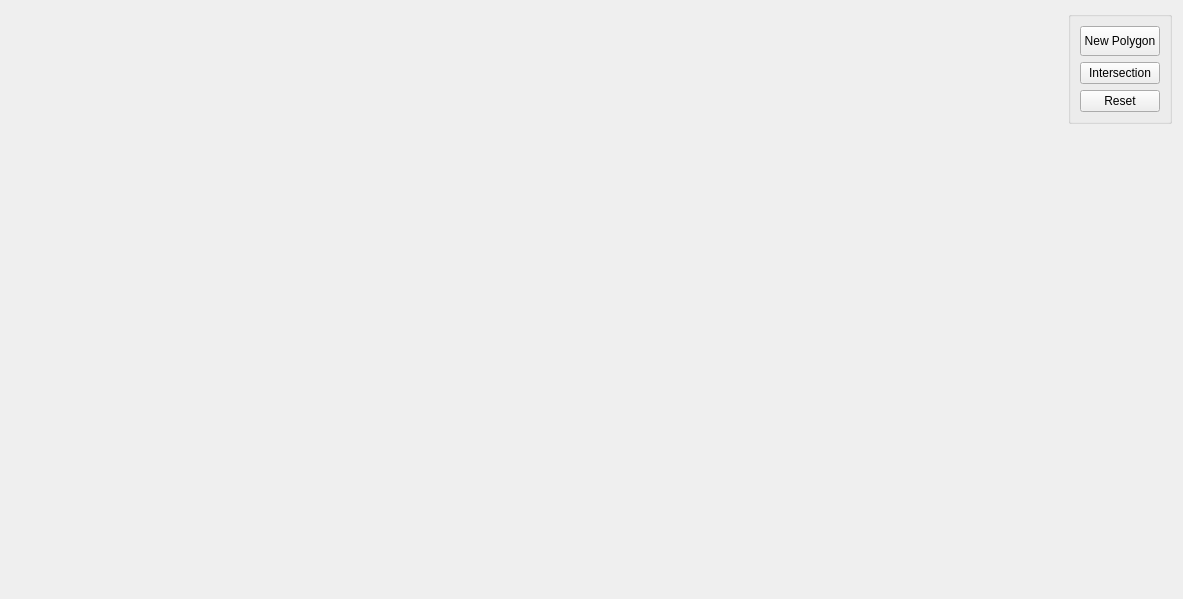
<?xml version="1.0" encoding="UTF-8"?>
<ui version="4.0">
 <class>polygon_intersection</class>
 <widget class="QWidget" name="polygon_intersection">
  <property name="geometry">
   <rect>
    <x>0</x>
    <y>0</y>
    <width>1183</width>
    <height>599</height>
   </rect>
  </property>
  <property name="windowTitle">
   <string>Form</string>
  </property>
  <layout class="QGridLayout" name="gridLayout">
   <item row="0" column="1" alignment="Qt::AlignRight|Qt::AlignTop">
    <widget class="QGroupBox" name="groupBox">
     <property name="title">
      <string/>
     </property>
     <layout class="QVBoxLayout" name="verticalLayout">
      <item>
       <widget class="QPushButton" name="NewPolygon">
        <property name="sizePolicy">
         <sizepolicy hsizetype="Minimum" vsizetype="Minimum">
          <horstretch>20</horstretch>
          <verstretch>30</verstretch>
         </sizepolicy>
        </property>
        <property name="minimumSize">
         <size>
          <width>30</width>
          <height>30</height>
         </size>
        </property>
        <property name="text">
         <string>New Polygon</string>
        </property>
       </widget>
      </item>
      <item>
       <widget class="QPushButton" name="Intersection">
        <property name="text">
         <string>Intersection</string>
        </property>
       </widget>
      </item>
      <item>
       <widget class="QPushButton" name="Reset">
        <property name="sizePolicy">
         <sizepolicy hsizetype="Expanding" vsizetype="Expanding">
          <horstretch>0</horstretch>
          <verstretch>0</verstretch>
         </sizepolicy>
        </property>
        <property name="text">
         <string>Reset</string>
        </property>
       </widget>
      </item>
     </layout>
    </widget>
   </item>
   <item row="0" column="0" rowspan="4">
    <widget class="DrawWidget" name="draw_widget" native="true">
     <property name="sizePolicy">
      <sizepolicy hsizetype="Expanding" vsizetype="Expanding">
       <horstretch>0</horstretch>
       <verstretch>0</verstretch>
      </sizepolicy>
     </property>
    </widget>
   </item>
   <item row="1" column="1">
    <spacer name="verticalSpacer">
     <property name="orientation">
      <enum>Qt::Vertical</enum>
     </property>
     <property name="sizeHint" stdset="0">
      <size>
       <width>10</width>
       <height>40</height>
      </size>
     </property>
    </spacer>
   </item>
  </layout>
 </widget>
 <customwidgets>
  <customwidget>
   <class>DrawWidget</class>
   <extends>QWidget</extends>
   <header>drawwidget.h</header>
   <container>1</container>
  </customwidget>
 </customwidgets>
 <resources/>
 <connections/>
</ui>
